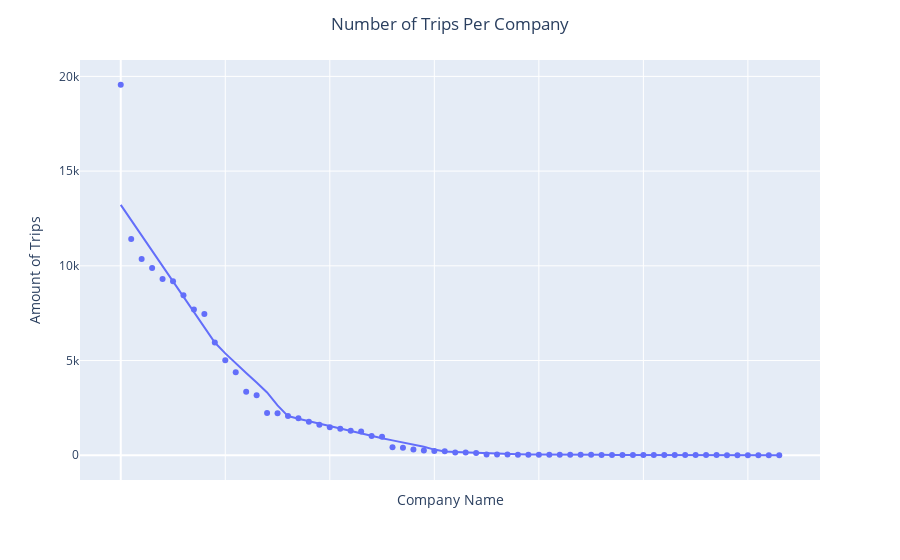

Write notebook code for a chart like this one.
### Markdown cell above
'Flash Cab' holds a significant 14.2% share of the market, leading 'Taxi Affiliation Services' by approximately 5.9%. Compared to the 10th most utilized company, 'Flash Cab' has a notable 9.9% advantage. This indicates a strong dominance in the Chicago taxi/ride-share market. Given that there are 64 companies in the dataset, it suggests a pronounced right skew in the distribution of trips. Rather than an even distribution of rides among companies, a few companies hold a large share of the market. Let's visualize this via an interactive scatter plot. To elaborate, instead of seeing an even distribution of rides between companies, we see a few companies holding a large share of the market. Let's visualize this via an interactive scatter plot.

### Code cell
fig = px.scatter(company_trips_amount, 
                 x=company_trips_amount.index, 
                 y='trips_amount', 
                 hover_name='company_name', 
                 trendline= 'lowess', 
                 trendline_options=dict(frac=0.225))
fig.update_layout(title={'text': 'Number of Trips Per Company', 
                         'x': 0.5},
                  xaxis_title='Company Name', 
                  xaxis_showticklabels=False, 
                  yaxis_title='Amount of Trips')
fig.show()

### Figure 1 — Plotly figure (JSON) as saved in the notebook; plotly's stock layout.template omitted (floating-point values rounded to 4 significant figures)
{"data": [{"hovertemplate": "<b>%{hovertext}</b><br><br>index=%{x}<br>trips_amount=%{y}<extra></extra>", "hovertext": ["Flash Cab", "Taxi Affiliation Services", "Medallion Leasin", "Yellow Cab", "Taxi Affiliation Service Yellow", "Chicago Carriage Cab Corp", "City Service", "Sun Taxi", "Star North Management LLC", "Blue Ribbon Taxi Association Inc.", "Choice Taxi Association", "Globe Taxi", "Dispatch Taxi Affiliation", "Nova Taxi Affiliation Llc", "Patriot Taxi Dba Peace Taxi Associat", "Checker Taxi Affiliation", "Blue Diamond", "Chicago Medallion Management", "24 Seven Taxi", "Chicago Medallion Leasing INC", "Checker Taxi", "American United", "Chicago Independents", "KOAM Taxi Association", "Chicago Taxicab", "Top Cab Affiliation", "Gold Coast Taxi", "Service Taxi Association", "5 Star Taxi", "303 Taxi", "Setare Inc", "American United Taxi Affiliation", "Leonard Cab Co", "Metro Jet Taxi A", "Norshore Cab", "6742 - 83735 Tasha ride inc", "3591 - 63480 Chuks Cab", "1469 - 64126 Omar Jada", "6743 - 78771 Luhak Corp", "0118 - 42111 Godfrey S.Awir", "6574 - Babylon Express Inc.", "Chicago Star Taxicab", "1085 - 72312 N and W Cab Co", "2809 - 95474 C & D Cab Co Inc.", "2092 - 61288 Sbeih company", "3011 - 66308 JBL Cab Inc.", "3620 - 52292 David K. Cab Corp.", "4615 - 83503 Tyrone Henderson", "3623 - 72222 Arrington Enterprises", "5074 - 54002 Ahzmi Inc", "2823 - 73307 Lee Express Inc", "4623 - 27290 Jay Kim", "3721 - Santamaria Express, Alvaro Santamaria", "5006 - 39261 Salifu Bawa", "2192 - 73487 Zeymane Corp", "6057 - 24657 Richard Addo", "5997 - 65283 AW Services Inc.", "Metro Group", "5062 - 34841 Sam Mestas", "4053 - 40193 Adwar H. Nikola", "2733 - 74600 Benny Jona", "5874 - 73628 Sergey Cab Corp.", "2241 - 44667 - Felman Corp, Manuel Alonso", "3556 - 36214 RC Andrews Cab"], "legendgroup": "", "marker": {"color": "#636efa", "symbol": "circle"}, "mode": "markers", "name": "", "orientation": "v", "showlegend": false, "type": "scatter", "x": [0, 1, 2, 3, 4, 5, 6, 7, 8, 9, 10, 11, 12, 13, 14, 15, 16, 17, 18, 19, 20, 21, 22, 23, 24, 25, 26, 27, 28, 29, 30, 31, 32, 33, 34, 35, 36, 37, 38, 39, 40, 41, 42, 43, 44, 45, 46, 47, 48, 49, 50, 51, 52, 53, 54, 55, 56, 57, 58, 59, 60, 61, 62, 63], "xaxis": "x", "y": [19558, 11422, 10367, 9888, 9299, 9181, 8448, 7701, 7455, 5953, 5015, 4383, 3355, 3175, 2235, 2216, 2070, 1955, 1775, 1607, 1486, 1404, 1296, 1259, 1014, 978, 428, 402, 310, 250, 230, 210, 147, 146, 127, 39, 37, 36, 33, 33, 31, 29, 29, 29, 27, 25, 21, 21, 20, 16, 15, 15, 14, 14, 14, 13, 12, 11, 8, 7, 7, 5, 3, 2], "yaxis": "y"}, {"hovertemplate": "<b>LOWESS trendline</b><br><br>index=%{x}<br>trips_amount=%{y} <b>(trend)</b><extra></extra>", "legendgroup": "", "marker": {"color": "#636efa", "symbol": "circle"}, "mode": "lines", "name": "", "showlegend": false, "type": "scatter", "x": [0, 1, 2, 3, 4, 5, 6, 7, 8, 9, 10, 11, 12, 13, 14, 15, 16, 17, 18, 19, 20, 21, 22, 23, 24, 25, 26, 27, 28, 29, 30, 31, 32, 33, 34, 35, 36, 37, 38, 39, 40, 41, 42, 43, 44, 45, 46, 47, 48, 49, 50, 51, 52, 53, 54, 55, 56, 57, 58, 59, 60, 61, 62, 63], "xaxis": "x", "y": [13220.0, 12410.0, 11600.0, 10800.0, 9988.0, 9181.0, 8374.0, 7567.0, 6760.0, 5953.0, 5379.0, 4884.0, 4340.0, 3840.0, 3319.0, 2631.0, 2069.0, 1933.0, 1801.0, 1669.0, 1538.0, 1407.0, 1277.0, 1149.0, 1019.0, 897.4, 786.4, 676.2, 567.5, 451.7, 300.9, 200.0, 172.7, 146.5, 123.5, 103.4, 85.48, 69.18, 54.19, 40.6, 32.47, 30.07, 28.7, 27.26, 25.76, 24.19, 22.57, 20.93, 19.35, 17.93, 16.71, 15.66, 14.73, 13.84, 12.96, 12.08, 11.12, 10.04, 8.758, 7.458, 6.144, 4.821, 3.489, 2.149], "yaxis": "y"}], "layout": {"legend": {"tracegroupgap": 0}, "margin": {"t": 60}, "title": {"text": "Number of Trips Per Company", "x": 0.5}, "xaxis": {"anchor": "y", "domain": [0, 1], "showticklabels": false, "title": {"text": "Company Name"}}, "yaxis": {"anchor": "x", "domain": [0, 1], "title": {"text": "Amount of Trips"}}}}
